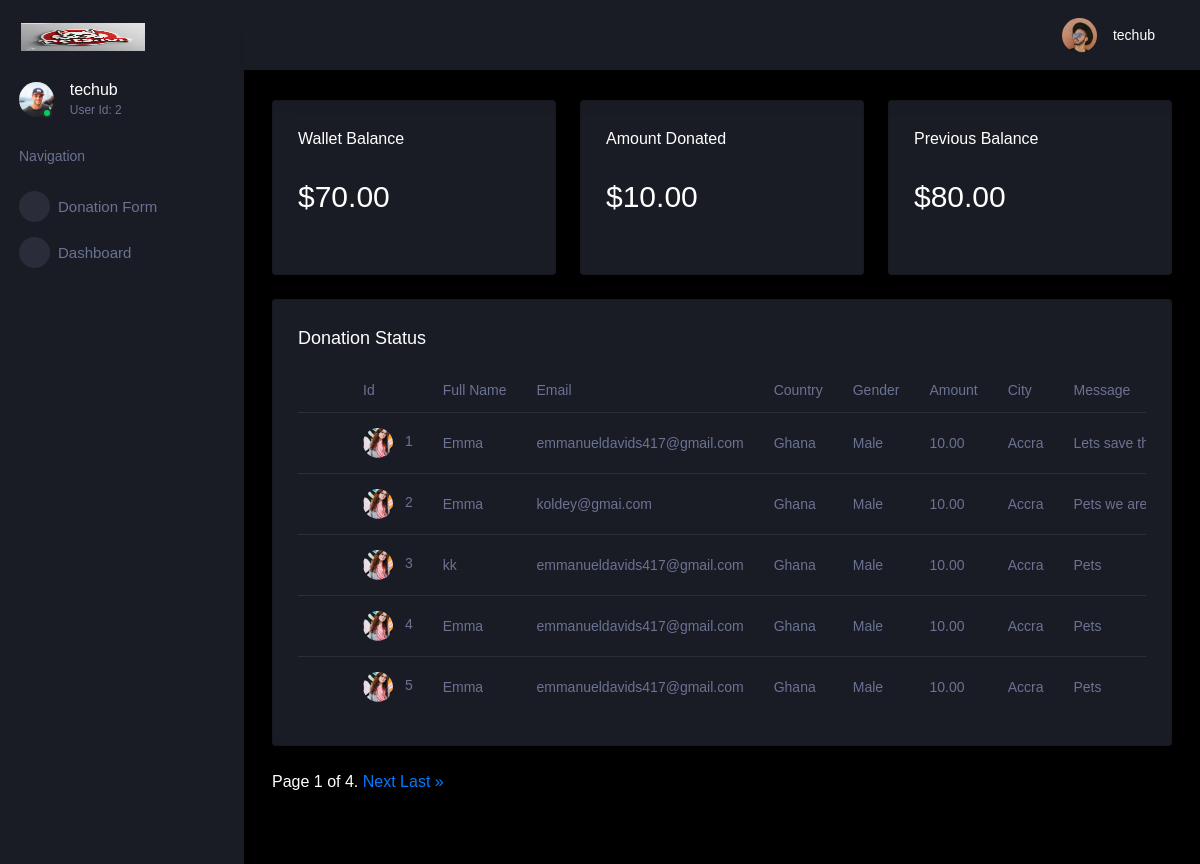
Screenshot of /dashboard (signed in) with the database file from the repository.
### pet/models.py (models this page shows)
class wallet(models.Model):
    balance = models.DecimalField(max_digits=10, decimal_places=2)

class Donation(models.Model):
    full_name = models.CharField(max_length=255)
    email = models.EmailField()
    country = models.CharField(max_length=255)
    gender = models.CharField(max_length=255)
    amount = models.DecimalField(max_digits=10, decimal_places=2)
    city = models.CharField(max_length=255)
    message = models.TextField()

### pet/views.py (the view)
# urls.py: path('dashboard', views.dashboard, name='dashboard'),
@login_required
def dashboard(request):
    donation = Donation.objects.filter()
    user = request.user
    if not user.is_authenticated:
        return redirect('login')
    money = wallet.objects.get()
    for donate in donation:
        amount = donate.amount
    prev_amount = amount + money.balance
    donations = Donation.objects.all()
    paginator = Paginator(donations, 5)  # Show 5 donations per page
    page_number = request.GET.get('page')
    page_obj = paginator.get_page(page_number)
    context = {
        'balance': money.balance,
        'amount':amount,
        'prev_balance': prev_amount,
        'page_obj': page_obj,
    }
    return render(request, 'dashboard.html', context)

### pet/templates/dashboard.html (shortened to what this page needs)
{% load static %}
<!DOCTYPE html>
<html lang="en">
  <head>
    <link rel="stylesheet" href="{% static 'assets/vendors/mdi/css/materialdesignicons.min.css' %}">
    <link rel="stylesheet" href="{% static 'assets/vendors/css/vendor.bundle.base.css' %}">
    <link rel="stylesheet" href="{% static 'assets/vendors/jvectormap/jquery-jvectormap.css' %}">
    <link rel="stylesheet" href="{% static 'assets/vendors/flag-icon-css/css/flag-icon.min.css' %}">
    <link rel="stylesheet" href="{% static 'assets/vendors/owl-carousel-2/owl.carousel.min.css' %}">
    <link rel="stylesheet" href="{% static 'assets/vendors/owl-carousel-2/owl.theme.default.min.css' %}">
    <link rel="stylesheet" href="{% static 'assets/css/style.css' %}">
  </head>
  <body>
    <div class="container-scroller">
      <nav class="sidebar sidebar-offcanvas" id="sidebar">
        <div class="sidebar-brand-wrapper d-none d-lg-flex align-items-center justify-content-center fixed-top">
          <a class="sidebar-brand brand-logo" href="index"><img src="{% static 'assets/images/logo2.jpg' %}" alt="PetSave" /></a>
        </div>
        <ul class="nav">
          <li class="nav-item profile">
            <div class="profile-desc">
              <div class="profile-pic">
                <div class="count-indicator">
                  <img class="img-xs rounded-circle " src="{% static 'assets/images/faces/face5.jpg' %}" alt="">
                  <span class="count bg-success"></span>
                </div>
                <div class="profile-name">
                  <h5 class="mb-0 font-weight-normal"> {{request.user}} </h5>
                  <span>User Id: {{request.user.id}}</span>
                </div>
              </div>
              <a href="#" id="profile-dropdown" data-toggle="dropdown"><i class="mdi mdi-dots-vertical"></i></a>
            </div>
          </li>
          <li class="nav-item nav-category">
            <span class="nav-link">Navigation</span>
          </li>
          <li class="nav-item menu-items">
            <a class="nav-link" href="donate">
              <span class="menu-icon">
                <i class="mdi mdi-playlist-play"></i>
              </span>
              <span class="menu-title">Donation Form</span>
            </a>
          </li>
          <li class="nav-item menu-items">
            <a class="nav-link" href="dashboard">
              <span class="menu-icon">
                <i class="mdi mdi-speedometer"></i>
              </span>
              <span class="menu-title">Dashboard</span>
            </a>
          </li>
        </ul>
      </nav>
      <div class="container-fluid page-body-wrapper">
        <nav class="navbar p-0 fixed-top d-flex flex-row">
          <div class="navbar-menu-wrapper flex-grow d-flex align-items-stretch">
            <button class="navbar-toggler navbar-toggler align-self-center" type="button" data-toggle="minimize">
              <span class="mdi mdi-menu"></span>
            </button>
            <ul class="navbar-nav navbar-nav-right">
              <li class="nav-item dropdown">
                <a class="nav-link" id="profileDropdown" href="#" data-toggle="dropdown">
                  <div class="navbar-profile">
                    <img class="img-xs rounded-circle" src="{% static 'assets/images/faces/face15.jpg' %}" alt="">
                    <p class="mb-0 d-none d-sm-block navbar-profile-name">{{ request.user }}</p>
                    <i class="mdi mdi-menu-down d-none d-sm-block"></i>
                  </div>
                </a>
              </li>
            </ul>
          </div>
        </nav>
        <div class="main-panel">
          <div class="content-wrapper">
            <div class="row">
              <div class="col-sm-4 grid-margin">
                <div class="card">
                  <div class="card-body">
                    <h5>Wallet Balance</h5>
                    <div class="row">
                      <div class="col-8 col-sm-12 col-xl-8 my-auto">
                        <div class="d-flex d-sm-block d-md-flex align-items-center">
                          <h2 class="mb-0">${{balance}}</h2>
                        </div>
                      </div>
                      <div class="col-4 col-sm-12 col-xl-4 text-center text-xl-right">
                        <i class="icon-lg mdi mdi-codepen text-primary ml-auto"></i>
                      </div>
                    </div>
                  </div>
                </div>
              </div>
              <div class="col-sm-4 grid-margin">
                <div class="card">
                  <div class="card-body">
                    <h5>Amount Donated</h5>
                    <div class="row">
                      <div class="col-8 col-sm-12 col-xl-8 my-auto">
                        <div class="d-flex d-sm-block d-md-flex align-items-center">
                          <h2 class="mb-0">${{ amount }}</h2>
                        </div>
                      </div>
                      <div class="col-4 col-sm-12 col-xl-4 text-center text-xl-right">
                        <i class="icon-lg mdi mdi-wallet-travel text-danger ml-auto"></i>
                      </div>
                    </div>
                  </div>
                </div>
              </div>
              <div class="col-sm-4 grid-margin">
                <div class="card">
                  <div class="card-body">
                    <h5>Previous Balance</h5>
                    <div class="row">
                      <div class="col-8 col-sm-12 col-xl-8 my-auto">
                        <div class="d-flex d-sm-block d-md-flex align-items-center">
                          <h2 class="mb-0">${{ prev_balance }}</h2>
                        </div>
                      </div>
                      <div class="col-4 col-sm-12 col-xl-4 text-center text-xl-right">
                        <i class="icon-lg mdi mdi-monitor text-success ml-auto"></i>
                      </div>
                    </div>
                  </div>
                </div>
              </div>
            </div>
            <div class="row">
              <div class="col-12 grid-margin">
                <div class="card">
                  <div class="card-body">
                    <h4 class="card-title">Donation Status</h4>
                    <div class="table-responsive">
                      <table class="table">
                        <thead>
                          <tr>
                            <th>
                            </th>
                            <th> Id </th>
                            <th> Full Name </th>
                            <th> Email </th>
                            <th> Country </th>
                            <th> Gender </th>
                            <th> Amount </th>
                            <th> City </th>
                            <th> Message </th>
                          </tr>
                        </thead>
                        <tbody>
                          {% for donation in page_obj %}
                          <tr>
                            <td>
                              <div class="form-check form-check-muted m-0">
                              </div>
                              <td>
                                <img src="{% static 'assets/images/faces/face1.jpg' %}" alt="image" />
                                <span class="pl-2">{{ donation.id }}</span>
                              </td>
                            </td>
                            <td> {{ donation.full_name }} </td>
                            <td> {{ donation.email}}</td>
                            <td> {{ donation.country }} </td>
                            <td> {{ donation.gender }} </td>
                            <td> {{ donation.amount }} </td>
                            <td> {{ donation.city }} </td>
                            <td> {{ donation.message }} </td>
                          </tr>
                          {% endfor %}
                        </tbody>
                      </table>
                    </div>
                  </div>
                </div>
              </div>
            </div>
            <div class="pagination">
              <span class="step-links">
                <span class="current">
                  Page {{ page_obj.number }} of {{ page_obj.paginator.num_pages }}.
                </span>
                {% if page_obj.has_next %}
                  <a href="?page={{ page_obj.next_page_number }}"> Next </a>
                  <a href="?page={{ page_obj.paginator.num_pages }}"> Last &raquo;</a>
                {% endif %}
              </span>
            </div>
          </div>
          <footer class="footer">
          </footer>
        </div>
      </div>
    </div>
  </body>
</html>

### rows the page displays
wallet: balance "70.00"
Donation: amount "10.00"
Donation: id "1", full_name "Emma", email "emmanueldavids417@gmail.com", country "Ghana", gender "Male", amount "10.00", city "Accra", message "Lets save…"
Donation: id "2", full_name "Emma", email "koldey@gmai.com", country "Ghana", gender "Male", amount "10.00", city "Accra", message "Pets we are…"
Donation: id "3", full_name "kk", email "emmanueldavids417@gmail.com", country "Ghana", gender "Male", amount "10.00", city "Accra", message "Pets"
Donation: id "4", full_name "Emma", email "emmanueldavids417@gmail.com", country "Ghana", gender "Male", amount "10.00", city "Accra", message "Pets"
Donation: id "5", full_name "Emma", email "emmanueldavids417@gmail.com", country "Ghana", gender "Male", amount "10.00", city "Accra", message "Pets"

### other values shown
{{ request.user }} "techub"
{{ request.user.id }} "2"
{{ prev_balance }} "80.00"
{{ page_obj.number }} "1"
{{ page_obj.paginator.num_pages }} "4"
